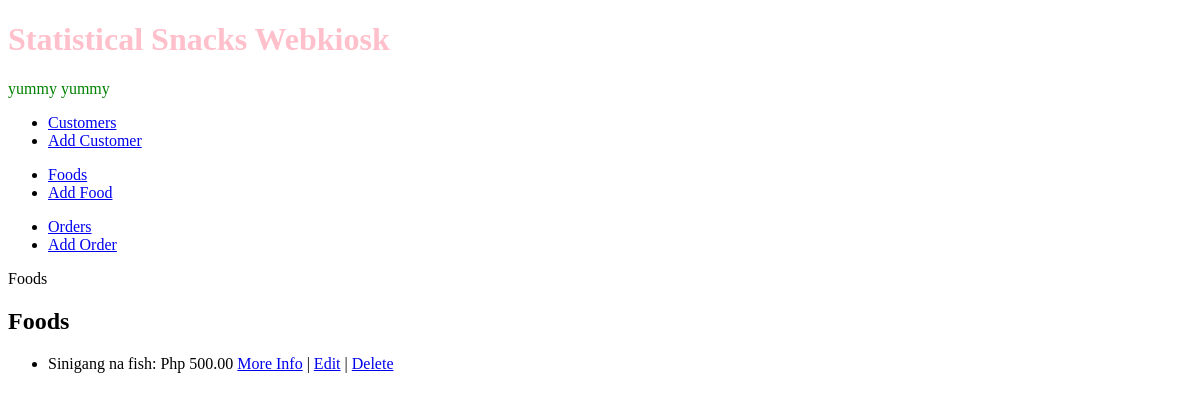
The page /webkiosk/foods/ on the database as committed earlier.
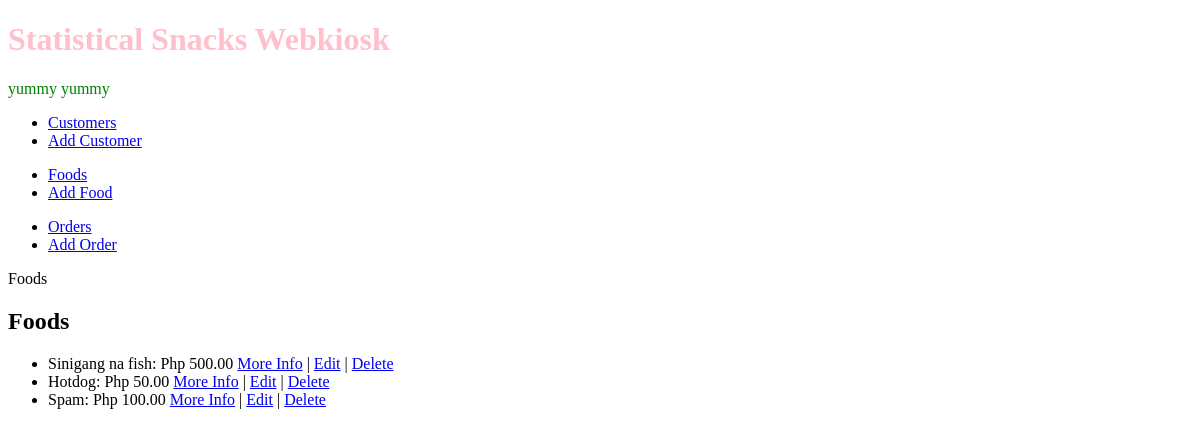
The same page on the database as committed later.
### webkiosk/models.py (models this page shows, shortened)
class Food(models.Model):
    name = models.CharField(max_length=50)
    description = models.CharField(max_length=200)
    price = models.DecimalField(decimal_places=2, max_digits=6)

### webkiosk/views.py (the view)
# urls.py: path('foods/', views.listfood, name='food-list'),
def listfood(request):
    foodlist = Food.objects.all()
    context = {'foodlist': foodlist}
    return render(request, "webkiosk/food_list.html", context)

### webkiosk/templates/webkiosk/food_list.html
{% extends 'webkiosk/base_template.html' %}
{% block pagetitle %}Foods{% endblock %}
{% block maincontent %}
<h2>Foods</h2>
<ul>
    {% for food in foodlist %}
        <li>{{ food.name}}: Php {{food.price}}
            <a href="{% url 'webkiosk:food-details' food.id %}">More Info</a> |
            <a href="{% url 'webkiosk:food-edit' food.id %}">Edit</a> |
            <a href="{% url 'webkiosk:food-delete' food.id %}">Delete</a>
        </li>
    {% endfor %}
</ul>
{% endblock %}

Rows that differ between the two databases and show on the page:
added Food: name "Hotdog", price "50.00"
added Food: name "Spam", price "100.00"
